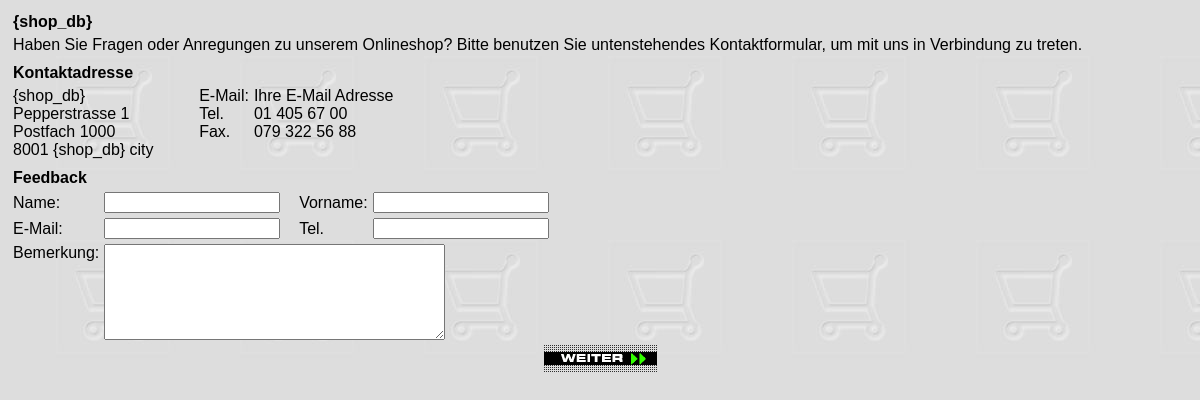
Screenshot of /shop/kontakt.php with the database file from the repository.
### tables this page shows
CREATE TABLE shop_settings
(
       Setting_Nr INT NOT NULL AUTO_INCREMENT,
       MwStsatz DOUBLE NOT NULL DEFAULT 7.6,
       MwStpflichtig enum('N','Y') NOT NULL DEFAULT 'N',
       MwStNummer VARCHAR(127) NOT NULL DEFAULT 0,
       Name CHAR(48) NOT NULL DEFAULT ' {shop_db} ',
       Adresse1 CHAR(48) NOT NULL DEFAULT 'Adresse 1',
       Adresse2 CHAR(48) NOT NULL DEFAULT 'Adresse 2',
       PLZOrt CHAR(48) NOT NULL DEFAULT 'PLZ und Ort',
       Tel1 CHAR(24) NOT NULL DEFAULT 'Telefon Nummer 1',
       Tel2 CHAR(24) NOT NULL DEFAULT 'Telefon Nummer 2',
       Email VARCHAR(128) NOT NULL DEFAULT 'IhrShop@shopserver.com',
       Admin_pwd CHAR(16) NOT NULL DEFAULT 'machshop',
       Abrechnung_nach_Preis enum('N','Y') NOT NULL DEFAULT 'N',
       Abrechnung_nach_Gewicht enum('N','Y') NOT NULL DEFAULT 'N',
       Abrechnung_nach_Pauschale enum('N','Y') NOT NULL DEFAULT 'Y',
       Pauschale_text varchar(127) NOT NULL DEFAULT 'Versand- und Verpackungskosten',
       Mindermengenzuschlag enum('N','Y') NOT NULL DEFAULT 'N',
       Mindermengenzuschlag_bis_Preis DOUBLE NOT NULL DEFAULT 0.0,
       Mindermengenzuschlag_Aufpreis DOUBLE NOT NULL DEFAULT 0.0,
       keineVersandkostenmehr enum('N','Y') NOT NULL DEFAULT 'N',
       keineVersandkostenmehr_ab DOUBLE NOT NULL DEFAULT 0.0,
       anzahl_Versandkostenintervalle INT NOT NULL DEFAULT 5,
       Rechnung enum('N','Y') NOT NULL DEFAULT 'Y',
       Lastschrift enum('N','Y') NOT NULL DEFAULT 'Y',
       Nachnahme enum('N','Y') NOT NULL DEFAULT 'Y',
       Vorauskasse enum('N','Y') NOT NULL DEFAULT 'Y',
       Kreditkarten_Postcard enum('N','Y') NOT NULL DEFAULT 'N',
       Nachnamebetrag DOUBLE NOT NULL DEFAULT 0.0,
       Kontoinformation VARCHAR(255) NOT NULL DEFAULT 'Einzahlungen bitte auf unser Postkonto PC 00-000000-0',
       Waehrung CHAR(6) NOT NULL DEFAULT 'CHF',
       ShopVersion CHAR(56) NOT NULL DEFAULT 'Januar 2007, Version v.1.4.010',
       Gewichts_Masseinheit CHAR(16) NOT NULL DEFAULT 'kg',
       Thumbnail_Breite INT NOT NULL DEFAULT 100,
       AGB TEXT,  
       TLS_value enum('N','Y') NOT NULL DEFAULT 'N',  
       Bestellungsmanagement enum('N','Y') NOT NULL DEFAULT 'Y',   
       SuchInkrement INT NOT NULL DEFAULT 10,
       max_session_time BIGINT,  
       Opt_inc INT NOT NULL DEFAULT 3,
       Var_inc INT NOT NULL DEFAULT 3,
       Opt_anz INT NOT NULL DEFAULT 5,
       Var_anz INT NOT NULL DEFAULT 5,
       Vargruppen_anz INT(11) NOT NULL DEFAULT 3,
       Eingabefelder_anz INT(11) NOT NULL DEFAULT 0,
       Gesamtpreis_runden enum('N','Y') NOT NULL DEFAULT 'N',
       ArtikelSuchInkrement INT NOT NULL DEFAULT -1,
       Sortieren_nach VARCHAR(128) DEFAULT 'a.Name' NOT NULL,
       Sortiermethode enum('ASC','DESC') DEFAULT 'ASC' NOT NULL,
       Zahl_thousend_sep char(2) NOT NULL DEFAULT '''',
       Zahl_decimal_sep char(2) NOT NULL DEFAULT '.',
       Zahl_nachkomma tinyint(3) NOT NULL DEFAULT '2',
       Haendlermodus ENUM('Y','N') NOT NULL DEFAULT 'N',
       Haendler_login_text TEXT,  
       tell_a_friend ENUM('Y','N') NOT NULL DEFAULT 'N',
       tell_a_friend_bcc VARCHAR(255) DEFAULT '' NOT NULL,
       my_account ENUM('Y','N') NOT NULL DEFAULT 'N',
       check_user_country ENUM('Y','N') NOT NULL DEFAULT 'N',
       PRIMARY KEY (Setting_Nr),
       UNIQUE UC_Setting_Nr (Setting_Nr)
);

### shop/database.php (called while the page is built, shortened)
<?php
class TMySQLRecordSet extends TRecordSet {
    var $myDBresult;
    var $myRow;
    function TMySQLRecordSet($Database, $DBresult) {
        $this->myDBresult = $DBresult;
    }
    function NextRow() {
        $this->myRow = mysql_fetch_array($this->myDBresult);
        if (!$this->myRow)
            return false;
        else
            return true;
    }
    function GetField($key) {
        if ($this->myRow)
            return $this->myRow[$key];
        else
            return false;
    }
}
class TMySQLDatabase extends TDatabase {
    function TMySQLDatabase($Host, $Database, $Username, $Password) {
        $this->myConnectionHandle = mysql_connect($Host, $Username, $Password);
    }
    function Exec($Query) {
        $DBresult = mysql_query($Query);
        $Lastautoincrement = mysql_insert_id();
        if ($Lastautoincrement > 0) {
            return $Lastautoincrement;
        }
        else {
            return true;
        }
    }
    function Query($Query) {
        $DBresult = mysql_query($Query);
        return new TMySQLRecordSet($this, $DBresult);
    }
}
?>

### shop/initialize.php (called while the page is built, shortened)
<?php
  if (!isset($database)) {include("database.php");}
  $Database = new TMySQLDatabase("{hostname}", "{shop_db}", "{shopuser}", '{shopuserpwd}');
?>

### shop/USER_SQL_BEFEHLE.php (called while the page is built, shortened)
<?php
  $sql_getShopadresse_1_1 = "SELECT Name, Adresse1, Adresse2, PLZOrt, Tel1, Tel2, Email FROM shop_settings";
?>

### shop/USER_ARTIKEL_HANDLING.php (called while the page is built, shortened)
<?php
  function getShopadresse() {
      global $Database;
      global $sql_getShopadresse_1_1;
      if (! is_object($Database)) {
          die("<P><H1 class='content'>U_A_H_Error: Datenbank nicht erreichbar getShopadresse</H1></P><BR>");
      }
      else {
          $RS = $Database->Query("$sql_getShopadresse_1_1");
          if (is_object($RS) && $RS->NextRow()) {
              $rueckarray[0] = $RS->GetField("Name");
              $rueckarray[1] = $RS->GetField("Adresse1");
              $rueckarray[2] = $RS->GetField("Adresse2");
              $rueckarray[3] = $RS->GetField("PLZOrt");
              $rueckarray[4] = $RS->GetField("Email");
              $rueckarray[5] = $RS->GetField("Tel1");
              $rueckarray[6] = $RS->GetField("Tel2");
          }
          else {
              die("<P><H1 class='content'>U_A_H_Error: Fehler beim auslesen der Shopangaben</H1></P><BR>");
          }
          return $rueckarray;
      }
  }
?>

### shop/kontakt.php (the view, shortened to what this page needs)
<?php
  if (!isset($initialize)) {include("initialize.php");}
  if (!isset($USER_SQL_BEFEHLE)) {include("USER_SQL_BEFEHLE.php");}
  if (!isset($USER_ARTIKEL_HANDLING)) {include("USER_ARTIKEL_HANDLING.php");}
  extract($HTTP_GET_VARS);
  extract($HTTP_POST_VARS);
  extract($HTTP_SERVER_VARS);
?>
<html>
  <head>
  </head>
  <body CLASS="content">
<?php
    $shopadresse = getShopadresse();
    if ($darstellen == 1){
        $mydate = getdate();
        $Datum = $mydate[mday].".".$mydate[mon].".".$mydate[year];
        $message="Shop-Feedback:\n--------------\n\n";
        $message.="Datum:   ".$Datum."\n";
        $message.="Name:    ".stripslashes($Name)."\n";
        $message.="Vorname: ".stripslashes($Vorname)."\n";
        $message.="E-Mail:  ".stripslashes($Email)."\n";
        $message.="Tel.     ".stripslashes($Tel)."\n";
        $message.="\n";
        $message.="Bemerkung:\n".stripslashes($Bemerkung);
        $to=getShopEmail();
        if ($subject == ""){
            $subject="Shop-Feedback \"".getshopname()."\"";
        }
        $header="From: ".getShopEmail();
        $header.="\nContent-Type: text/plain; charset=iso-8859-1";
        if (!mail ($to, $subject, $message, $header)){
          die("<h1 class='content'>Probleme beim Mailversand.. Bitte nehmen sie per E-Mail oder telefonisch Kontakt mit uns auf! (mailPasswort)</h1>");
        }
        echo "<table width=100% height=100% class='content' border='0' cellpadding='0' cellspacing='5'>";
        echo "<tr class='content'><td class='content' align=center valign=middle>";
        echo "<b class='content' style='font-weight:bold'>Herzlichen Dank</b><br>";
        echo "Wir haben Ihre Mitteilung erhalten.";
        echo '<br><br><A href="javascript:window.close();" class="content" ';
        echo 'style="text-decoration:'.getcssarg("main_link_d").';
        color:'.getcssarg("main_link_c").'; font-style:'.getcssarg("main_link_i").'; font-size:'.getcssarg("main_link_s").';
        font-weight:'.getcssarg("main_link_w").'"
        >Fenster schliessen</a>';
        echo "</td></tr>";
        echo "</table>";
    }
    else {
?>
    <table class='content' border="0" cellpadding="0" cellspacing="5">
      <tr class='content'>
        <td class='content'>
          <b class='content' style='font-weight:bold'><?php echo $shopadresse[0]; ?></b>
        </td>
      </tr>
      <tr>
        <td class='content'>
          <p>Haben Sie Fragen oder Anregungen zu unserem Onlineshop? Bitte benutzen Sie untenstehendes Kontaktformular, um mit uns in Verbindung zu treten.</p>
        </td>
      </tr>
    </table>
    <table class='content' border="0" cellpadding="0" cellspacing="5">
      <tr>
        <td class='content' colspan=4>
          <p><b class='content' style='font-weight:bold'>Kontaktadresse</b></p>
        </td>
      </tr>
      <tr>
        <td class='content' valign=top>
<?php
    if ($shopadresse[0] != "") { echo $shopadresse[0]."<br>"; };
    if ($shopadresse[1] != "") { echo $shopadresse[1]."<br>"; };
    if ($shopadresse[2] != "") { echo $shopadresse[2]."<br>"; };
    if ($shopadresse[3] != "") { echo $shopadresse[3]."<br>"; };
?>
        </td>
        <td class='content' valign=top>
        </td>
        <td class='content' valign=top>
<?php
    if ($shopadresse[4] != "") { echo "E-Mail: <br>"; };
    if ($shopadresse[5] != "") { echo "Tel. <br>"; };
    if ($shopadresse[6] != "") { echo "Fax. <br>"; };
?>
        </td>
        <td class='content' valign=top>
<?php
    if ($shopadresse[4] != "") { echo $shopadresse[4]."&nbsp;&nbsp;<br>"; };
    if ($shopadresse[5] != "") { echo $shopadresse[5]."&nbsp;&nbsp;<br>"; };
    if ($shopadresse[6] != "") { echo $shopadresse[6]."&nbsp;&nbsp;<br>"; };
?>
        </td>
      </tr>
    </table>
    <form method=post action='<?php echo $PHP_SELF; ?>' title='Formular' name="Formular" onSubmit="return chkFormular()">
      <table class='content' border="0" cellpadding="0" cellspacing="5">
        <tr>
          <td class='content' colspan=5>
            <p><b class='content' style='font-weight:bold'><?php if ($subject == "") {echo "Feedback";} else {echo $subject;} ?></b></p>
          </td>
        </tr>
        <tr>
          <td class='content'>
            Name:
          </td>
          <td class='content'>
            <input type="text" size=20 name="Name" maxlength=50>
          </td>
          <td class='content'>
          </td>
          <td class='content'>
            Vorname:
          </td>
          <td class='content'>
            <input type="text" size=20 name="Vorname" maxlength=50>
          </td>
        </tr>
        <tr>
          <td class='content'>
            E-Mail:
          </td>
          <td class='content'>
            <input type="text" size=20 name="Email" maxlength=50>
          </td>
          <td class='content'>
          </td>
          <td class='content'>
            Tel.
          </td>
          <td class='content'>
            <input type="text" size=20 name="Tel" maxlength=50>
          </td>
        </tr>
        <tr>
          <td class='content' valign=top>
            Bemerkung:
          </td>
          <td class='content' colspan=4>
            <textarea style='font-family: Courier, Courier New, Monaco' name="Bemerkung" cols="40" rows="6" wrap=physical></textarea><input type="hidden" name="version" value="<?php echo getshopversion(); ?>">
          </td>
        </tr>
      </table>
      <center>
        <input type="image" src="Buttons/bt_weiter.gif" border="0" alt="Absenden" title="Absenden">
      </center>
    </form>
<?php
    }
?>
  </body>
</html>

### shop/shopstyles.css (style rules this page uses)
body { font-size:16px; font-family: Arial,Helvetica,Geneva,Swiss,SunSans-Regular }
P { font-size:16px; font-family:Arial,Helvetica,Geneva,Swiss,SunSans-Regular }
input, textarea { font-family: Courier New, Courier, Monaco }
body.content { color:#000000; background: #d3d3d3; background-image:url(Bilder/bg_main.jpg); }
a.content, tr.content, td.content { color:#000000; font-style:normal; font-size:16px; text-decoration:none; font-weight:normal; font-family:Arial,Helvetica,Geneva,Swiss,SunSans-Regular }

### rows the page displays
shop_settings: Name "{shop_db}", Adresse1 "Pepperstrasse 1", Adresse2 "Postfach 1000", PLZOrt "8001 {shop_db} city", Email "Ihre E-Mail Adresse", Tel1 "01 405 67 00", Tel2 "079 322 56 88"
